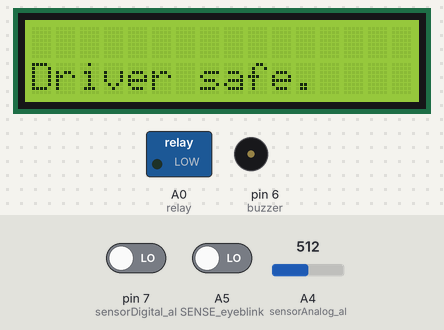
Recording of a sketch running on a simulated Arduino Uno, built with avr-gcc and run on an emulated ATmega328P. Parts: 16×2 character LCD, switched loads named in the sketch (green lamp = pin HIGH), buzzer (waves = sounding, pin HIGH). The test bench sets the inputs (shaded band); at power-on: pin 7 (sensorDigital_al) LOW, A4 (sensorAnalog_al) = 512, A5 (SENSE_eyeblink) LOW. What the sketch prints to the serial monitor is not drawn.

Above: at 1.2 s.
1.3 s: pin 7 (sensorDigital_al) driven HIGH
At 2.4 s:
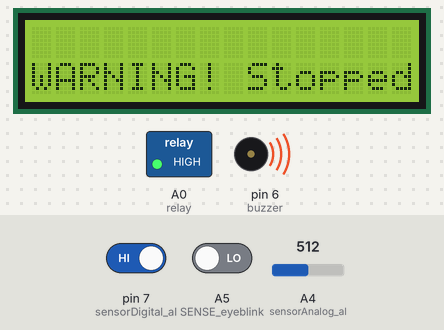
2.9 s: A4 (sensorAnalog_al) set to 983
5.9 s: A4 (sensorAnalog_al) set to 1012
7.4 s: pin 7 (sensorDigital_al) driven LOW
At 8.9 s:
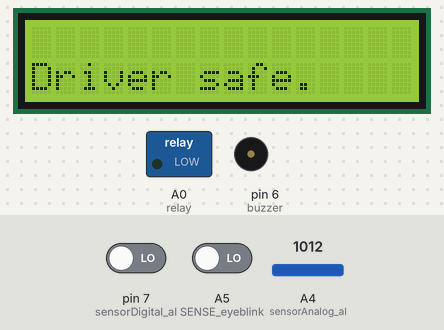
10.4 s: A5 (SENSE_eyeblink) driven HIGH
At 10.47 s:
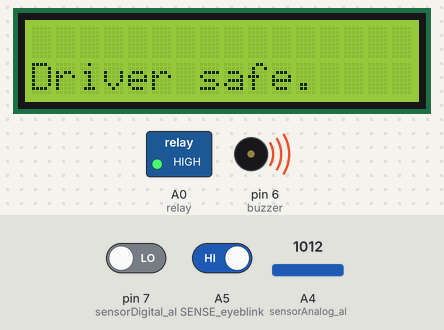
13.4 s: A5 (SENSE_eyeblink) driven LOW
At 14.4 s:
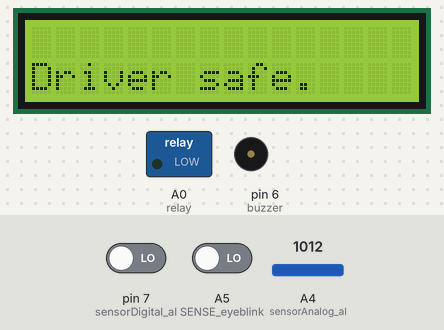
Timing chart, 0 to 16.4 s (numbered marks = the images above; inputs shaded):
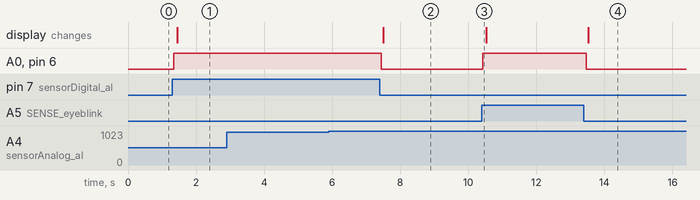

The sketch:

Accident_Preventor.ino
```cpp
#include <LiquidCrystal.h>

#define SENSE_eyeblink A5

#define buzzer 6
#define relay A0

#define sensorDigital_al 7
#define sensorAnalog_al A4

const int rs = 12, en = 11, d4 = 5, d5 = 4, d6 = 3, d7 = 2;
LiquidCrystal lcd(rs, en, d4, d5, d6, d7);


void setup()
{
pinMode(SENSE_eyeblink, INPUT);
pinMode(sensorDigital_al, INPUT);
pinMode(buzzer, OUTPUT);
pinMode(relay, OUTPUT);
Serial.begin(9600);
lcd.begin(16, 2);
  // Print a message to the LCD.
  lcd.print("Driver safe.");


}
void loop()
{
bool digital = digitalRead(sensorDigital_al);
  int analog = analogRead(sensorAnalog_al);

  digitalWrite(relay, LOW);
  //delay(500);

  Serial.print("Analog value : ");
  Serial.print(analog);
  Serial.print("t");
  Serial.print("Digital value :");
  Serial.println(digital);

if(digitalRead(SENSE_eyeblink) || digital==1)
{
 //digitalWrite(buzzer, LOW);
// digitalWrite(LED, HIGH);
 digitalWrite(buzzer, HIGH);
digitalWrite(relay, HIGH);
  delay(100);
  lcd.clear();
  lcd.setCursor(0, 1);
  // print the number of seconds since reset:
  lcd.print("WARNING! Stopped.");

}
else
{
 // digitalWrite(buzzer, HIGH);
  // digitalWrite(LED, LOW);
    digitalWrite(buzzer, LOW);
  digitalWrite(relay, LOW);
  // delay(3000);
  lcd.clear();
  lcd.setCursor(0, 1);
  // print the number of seconds since reset:
  lcd.print("Driver safe.");
  }
}
```

Measured:
- after the input at 1.3 s, A0 (relay), pin 6 (buzzer): LOW → HIGH at once; the display: changes after 0.15 s (image 1)
- after the input at 7.4 s, A0 (relay): HIGH → LOW at once; pin 6 (buzzer): HIGH → LOW after 0.05 s; the display: changes after 0.10 s (image 2)
- after the input at 10.4 s, A0 (relay), pin 6 (buzzer): LOW → HIGH at once
- after the input at 13.4 s, A0 (relay), pin 6 (buzzer): HIGH → LOW after 0.07 s; the display: changes after 0.13 s (image 4)
